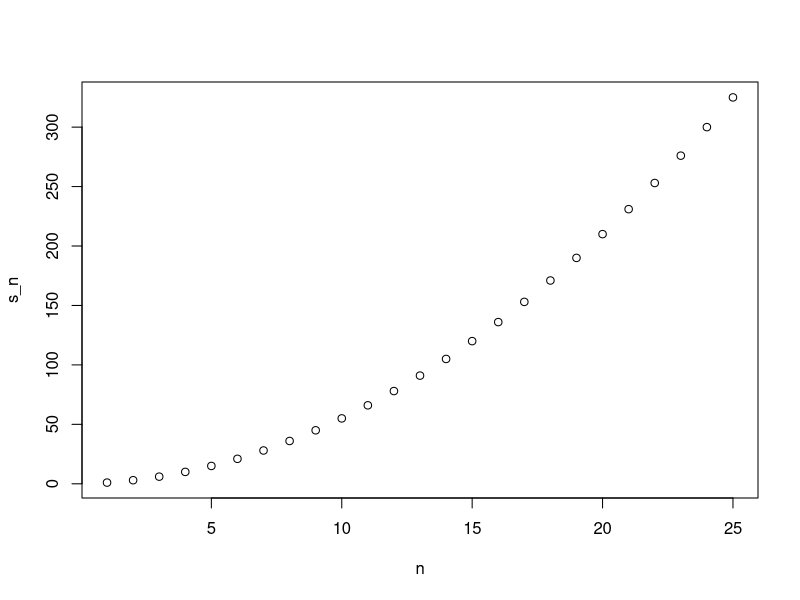
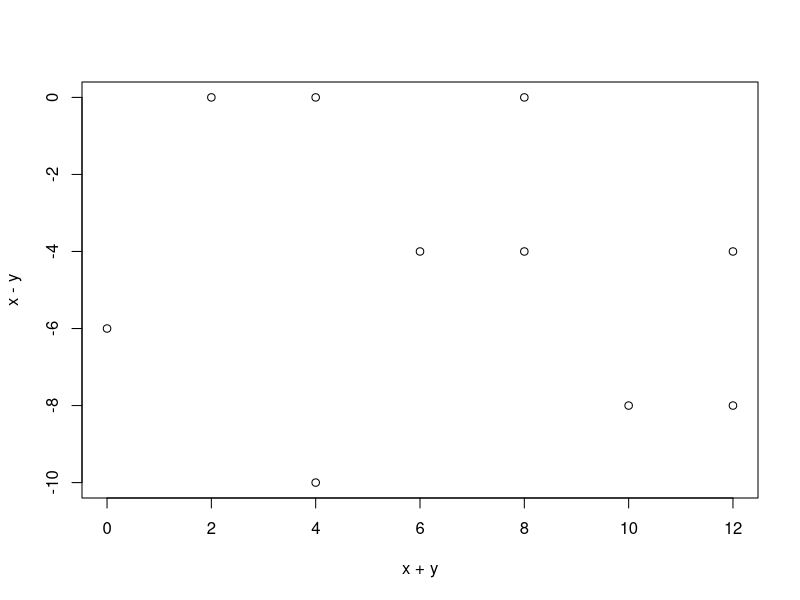
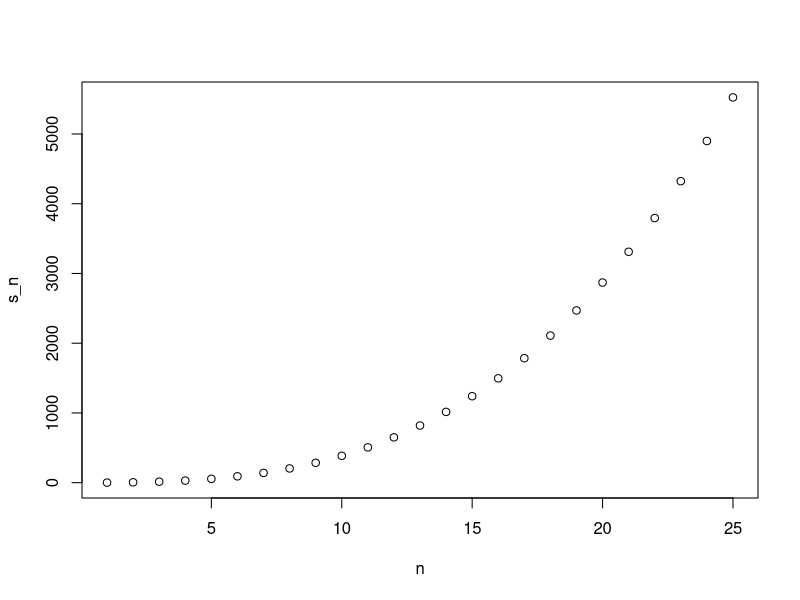

R code for these plots, in order:
## ---- chunk 1
a <- 0

if(a!=0){
  print(1/a)
} else{
  print("No reciprocal for 0")
}
#[1] "No reciprocal for 0"
## ---- chunk 2
library(dslabs)
data(murders)
murder_rate <- murders$total / murders$population*100000
murder_rate
#[1]  2.8244238  2.6751860  3.6295273  3.1893901
#[5]  3.3741383  1.2924531  2.7139722  4.2319369
#[9] 16.4527532  3.3980688  3.7903226  0.5145920
#[13]  0.7655102  2.8369608  2.1900730  0.6893484
#[17]  2.2081106  2.6732010  7.7425810  0.8280881
#[21]  5.0748655  1.8021791  4.1786225  0.9992600
#[25]  4.0440846  5.3598917  1.2128379  1.7521372
#[29]  3.1104763  0.3798036  2.7980319  3.2537239
#[33]  2.6679599  2.9993237  0.5947151  2.6871225
#[37]  2.9589340  0.9396843  3.5977513  1.5200933
#[41]  4.4753235  0.9825837  3.4509357  3.2013603
#[45]  0.7959810  0.3196211  3.1246001  1.3829942
#[49]  1.4571013  1.7056487  0.8871131
## ---- chunk 3
ind <- which.min(murder_rate)

if(murder_rate[ind]<0.5){
  print(murders$state[ind])
} else{
  print("No state has murder rate that low")
}
#[1] "Vermont"
## ---- chunk 4
if(murder_rate[ind]<0.25){
  print(murders$state[ind])
} else{
  print("No state has a murder rate that low")
}
#[1] "No state has a murder rate that low"
## ---- chunk 5
a <- 0
ifelse(a>0, 1/a, NA)
#[1] NA
## ---- chunk 6
a <- c(0,1,2,-4,5)
result <- ifelse(a>0, 1/a, NA)
result
#[1]  NA 1.0 0.5  NA 0.2
## ---- chunk 7
library(dslabs)
data(na_example)
no_nas <- ifelse(is.na(na_example), 0, na_example)
sum(is.na(no_nas))
#[1] 0
## ---- chunk 8
z <- c(TRUE, TRUE, FALSE)
any(z)
all(z)
#[1] TRUE
#[1] FALSE
## ---- chunk 9
avg <- function(x){
  s <- sum(x)
  n <- length(x)
  s/n
}  
avg
#function(x){
#  s <- sum(x)
#  n <- length(x)
#  s/n
#}
## ---- chunk 10
x <- 1:100
identical(mean(x), avg(x))
#[1] TRUE
## ---- chunk 11
s <- 3
avg(1:10)
s
#[1] 5.5
#[1] 3
## ---- chunk 12
#my_function <- function(VARIABLE_NAME){
#  perform operations on VARIABLE_NAME and calculate VALUE
#  VALUE
#}
## ---- chunk 13
avg <- function(x, arithmetic = TRUE){
  n<-length(X)
  ifelse(arithmetic, sum(x)/n, prod(x)^(1/n))
}
avg
#function(x, arithmetic = TRUE){
#  n<-length(X)
#  ifelse(arithmetic, sum(x)/n, prod(x)^(1/n))
#}
## ---- chunk 14
#The following objects are masked from 'package:stats':
  
#  filter, lag

#The following objects are masked from 'package:base':
  
#  intersect, setdiff, setequal, union
## ---- chunk 15
search()
#[1] ".GlobalEnv"        "tools:rstudio"    
#[3] "package:stats"     "package:graphics" 
#[5] "package:grDevices" "package:utils"    
#[7] "package:datasets"  "package:methods"  
#[9] "Autoloads"         "package:base"     
## ---- chunk 16
stats::filter
#function (x, filter, method = c("convolution", "recursive"), 
#    sides = 2L, circular = FALSE, init = NULL) 
#{
#    method <- match.arg(method)
#    x <- as.ts(x)
#    storage.mode(x) <- "double"
#    xtsp <- tsp(x)
#    n <- as.integer(NROW(x))
#    if (is.na(n)) 
#        stop(gettextf("invalid value of #%s", "NROW(x)"), 
#            domain = NA)
#    nser <- NCOL(x)
#    filter <- as.double(filter)
#    nfilt <- as.integer(length(filter))
#    if (is.na(nfilt)) 
#        stop(gettextf("invalid value of #%s", "length(filter)"), 
#            domain = NA)
#    if (anyNA(filter)) 
#        stop("missing values in #'filter'")
#    if (method == "convolution") {
#        if (nfilt > n) 
#            stop("'filter' is longer #than time series")
#        sides <- as.integer(sides)
#        if (is.na(sides) || (sides != #1L && sides != 2L)) 
#            stop("argument 'sides' must #be 1 or 2")
#        circular <- as.logical(circular)
#        if (is.na(circular)) 
#            stop("'circular' must be logical and not NA")
#        if (is.matrix(x)) {
#            y <- matrix(NA, n, nser)
#            for (i in seq_len(nser))
#y[, i] <- .Call(C_cfilter, 
#                x[, i], filter, sides, circular)
#        }
#        else y <- .Call(C_cfilter, x, filter, sides, circular)
#    }
#    else {
#        if (missing(init)) {
#            init <- matrix(0, nfilt, nser)
#        }
#        else {
#            ni <- NROW(init)
#            if (ni != nfilt) 
#                stop("length of 'init' #must equal length of 'filter'")
#            if (NCOL(init) != 1L && #NCOL(init) != nser) {
#                stop(sprintf(ngettext(nser, "'init' must have %d column", 
#                  "'init' must have 1 or #%d columns", domain = "R-stats"), 
#                  nser), domain = NA)
#            }
#            if (!is.matrix(init)) 
#                dim(init) <- c(nfilt, nser)
#        }
#        ind <- seq_len(nfilt)
#        if (is.matrix(x)) {
#            y <- matrix(NA, n, nser)
#            for (i in seq_len(nser))
#y[, i] <- .Call(C_cfilter, 
#                x[, i], filter, sides, circular)
#        }
#        else y <- .Call(C_cfilter, x, filter, sides, circular)
#    }
#    else {
#        if (missing(init)) {
#            init <- matrix(0, nfilt, nser)
#        }
#        else {
#            ni <- NROW(init)
#            if (ni != nfilt) 
#                stop("length of 'init' must equal length of 'filter'")
#            if (NCOL(init) != 1L && NCOL(init) != nser) {
                #stop(sprintf(ngettext(nser, "'init' must have %d column", 
#                  "'init' must have 1 #or %d columns", domain = "R-stats"), 
#                  nser), domain = NA)
#            }
#            if (!is.matrix(init)) 
#                dim(init) <- c(nfilt, nser)
#        }
#        ind <- seq_len(nfilt)
#       if (is.matrix(x)) {
#            y <- matrix(NA, n, nser)
#            for (i in seq_len(nser))
#y[, i] <- .Call(C_cfilter, 
#                x[, i], filter, sides, circular)
#        }
#        else y <- .Call(C_cfilter, x, #filter, sides, circular)
#    }
#    else {
#        if (missing(init)) {
#            init <- matrix(0, nfilt, nser)
#        }
#        else {
#            ni <- NROW(init)
#            if (ni != nfilt) 
#                stop("length of 'init' must equal length of 'filter'")
#            if (NCOL(init) != 1L && NCOL(init) != nser) {
                #stop(sprintf(ngettext(nser, "'init' must have %d column", 
#                  "'init' must have 1 #or %d columns", domain = "R-stats"), 
#                  nser), domain = NA)
#            }
#            if (!is.matrix(init)) 
#                dim(init) <- c(nfilt, nser)
#        }
#        ind <- seq_len(nfilt)
#        if (is.matrix(x)) {
#            y <- matrix(NA, n, nser)
#            for (i in seq_len(nser)) y[, i] <- .Call(C_rfilter, 
#                x[, i], filter, c(rev(init[, i]), double(n)))[-ind]
#        }
#        else y <- .Call(C_rfilter, x, filter, c(rev(init[, 1L]), 
#            double(n)))[-ind]
#    }
#    tsp(y) <- xtsp
#    class(y) <- if (nser > 1L) 
#        c("mts", "ts")
#    else "ts"
#    y
#}
#<bytecode: 0x0000017abad61f20>
#<environment: namespace:stats>              
## ---- chunk 17
dplyr::filter
#function (.data, ..., .preserve = FALSE) 
#{
#    UseMethod("filter")
#}
#<bytecode: 0x0000017aba37e6f0>
#<environment: namespace:dplyr>
## ---- chunk 18
compute_s_n <- function(n){
  x <- 1:n
  sum(x)
}
compute_s_n
#function(n){
#  x <- 1:n
#  sum(x)
#}
## ---- chunk 19
for(i in 1:5){
  print(i)
}
#[1] 1
#[1] 2
#[1] 3
#[1] 4
#[1] 5
## ---- chunk 20
m <- 25
s_n <- vector(length = m) #create an empty vector
for (n in 1:m){
  s_n[n] <- compute_s_n(n)
}
s_n
# [1]   1   3   6  10  15  21  28  36  45  55  66
#[12]  78  91 105 120 136 153 171 190 210 231 253
#[23] 276 300 325
## ---- chunk 21
n <- 1:m
plot(n,s_n)
## ---- chunk 22
x <- 1:10
sqrt(x)
y <- 1:10
x*y
# [1] 1.000000 1.414214 1.732051 2.000000 2.236068 2.449490 2.645751 2.828427 3.000000 3.162278
# [1]   1   4   9  16  25  36  49  64  81 100

## ---- chunk 23
n <- 1:25
compute_s_n(n)
#Warning in 1:n :
#  numerical expression has 25 elements: only the first used
#[1] 1
## ---- chunk 24
x <- 1:10
sapply(x, sqrt)
#  [1] 1.000000 1.414214 1.732051 2.000000 2.236068 2.449490 2.645751 2.828427 3.000000 3.162278
## ---- chunk 25
n <- 1:25
s_n <- sapply(n, compute_s_n)
s_n
#[1]   1   3   6  10  15  21  28  36  45  55  66  78  91 105 120 136 153 171 190 210 231 253 276 300 325
## ---- chunk 26
x <- c(1,2,-3,4)

if (all(x>0)){
  print("All Positives")
} else {
  print("Not all positives")
}

# answer - "Not all positives"
#[1] "Not all positives"
## ---- chunk 27
# answer - d. all(!x)
## ---- chunk 28
length_char <- nchar(murders$state)
new_names <- ifelse(nchar(murders$state)>8, murders$abb, murders$state)

new_names
#[1] "Alabama"  "Alaska"   "Arizona"  "Arkansas"
# [5] "CA"       "Colorado" "CT"       "Delaware"
# [9] "DC"       "Florida"  "Georgia"  "Hawaii"  
#[13] "Idaho"    "Illinois" "Indiana"  "Iowa"    
#[17] "Kansas"   "Kentucky" "LA"       "Maine"   
#[21] "Maryland" "MA"       "Michigan" "MN"      
#[25] "MS"       "Missouri" "Montana"  "Nebraska"
#[29] "Nevada"   "NH"       "NJ"       "NM"      
#[33] "New York" "NC"       "ND"       "Ohio"    
#[37] "Oklahoma" "Oregon"   "PA"       "RI"      
#[41] "SC"       "SD"       "TN"       "Texas"   
#[45] "Utah"     "Vermont"  "Virginia" "WA"      
#[49] "WV"       "WI"       "Wyoming" 
## ---- chunk 29
sum_n <- function(n){
  x <- 1:n
  sum(n)
}
m <- 5000
sum_n <- vector(length = m)
for (n in 1:m)
  sum_n[n] <- compute_s_n(n)

max(sum_n)
#[1] 12502500

## ---- chunk 30
altman_plot <- function(x,y){
  plot(x+y,x-y)
}
plot(x+y, x-y)
## ---- chunk 31
x <- 3
my_func <- function(y){
  x <- 5
  y+5
}
x

#answer -> 3
#[1] 3
## ---- chunk 32
compute_s_n <- function(n){
  x <- 1:n
  sum(x^2)
}
n=10
compute_s_n(n)
#[1] 385
## ---- chunk 33
m <- 25
s_n <- vector(length = m)
for(n in 1:m){
  s_n[n] <- compute_s_n(n)
}
s_n

# [1]    1    5   14   30   55   91  140  204  285  385  506  650  819 1015 1240 1496 1785 2109 2470 2870 3311
#[22] 3795 4324 4900 5525
## ---- chunk 34
n <- 1:25
s_n <- sapply(n, compute_s_n)
s_n
# [1]    1    5   14   30   55   91  140  204  285  385  506  650  819 1015 1240 1496 1785 2109 2470 2870 3311
#[22] 3795 4324 4900 5525
## ---- chunk 35
library('tidyverse')
n <- 1:25
map_dbl(n, compute_s_n)
#Registered S3 methods overwritten by 'dbplyr':
#  method         from
#  print.tbl_lazy     
#  print.tbl_sql      
#-- Attaching packages ---------------------------------------------------------------------- tidyverse 1.3.1 --
#√ ggplot2 3.3.5     √ purrr   0.3.4
#√ tibble  3.1.4     √ dplyr   1.0.7
#√ tidyr   1.1.3     √ stringr 1.4.0
#√ readr   2.0.1     √ forcats 0.5.1
#-- Conflicts ------------------------------------------------------------------------- tidyverse_conflicts() --
#x dplyr::filter() masks stats::filter()
#x dplyr::lag()    masks stats::lag()
# [1]    1    5   14   30   55   91  140  204  285  385  506  650  819 1015 1240 1496 1785 2109 2470 2870 3311
#[22] 3795 4324 4900 5525
## ---- chunk 36
m <- 25
s_n <- vector(length = m)
for(n in 1:m){
  s_n[n] <- compute_s_n(n)
}
n <- 1:m
plot(n, s_n)
## ---- chunk 37
compute_S_n <- function(n){
  x <- 1:n
  sum(x^2)
}
n <- 1:25
s_n <- vector("numeric", 25)
for (i in n){
  s_n[i] <- compute_s_n(i)
}
identical(s_n, n*(n+1)*(2*n+1)/6)
#[1] TRUE
